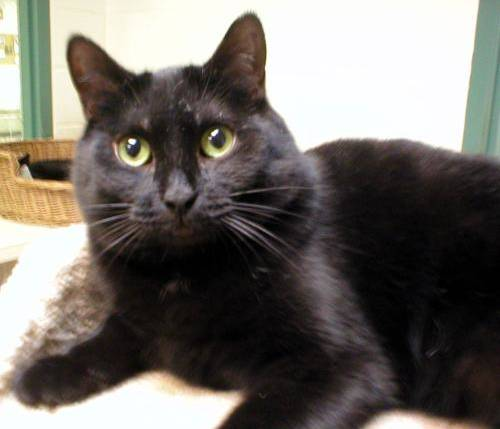
#> input picture Data_Science_and_Machine_Learning/Machine_Learing/Supervised_ML/Image_Classification/images/cats/cat.174.jpg, 500 x 429 px; its folder holds only this picture in this run
$ jupyter execute --allow-errors 'Image Classification.ipynb'
#> lines starting #> are read from the running program, lines starting #| are printed output that depends on the picture
#> further down, img is the input picture: shape (429, 500, 3); mean B, G, R 104.6, 110.4, 115.4
#> `rgb_img=cv2.resize(rgb_img,(32,32))`:
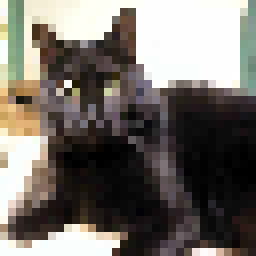
#> rgb_img: shape (32, 32, 3) (shown 8 times larger); mean R, G, B 115.5, 110.4, 104.4
### Multiclass Classification Project

Learning Goals
- How to read different size images from a directory?
- How to implement One-vs-one scheme for Multiclass classification?
- How to use SVM for image classifcation?

## Dataset Preparation

[cell 1]
import numpy as np
import os
from pathlib import Path
import cv2

[cell 2]
import matplotlib.pyplot as plt

[cell 3]
p = Path("../images/")

dirs = p.glob("*")

labels_dict = {"cat":0,"dog":1,"horse":2,"human":3}

image_data = []
labels = []

#> (the rest of this cell did not finish here and is left out)

[cell 4]
# Convert this into numpy array
image_data = np.array(image_data,dtype='float32')/255.0
labels = np.array(labels)

print(image_data.shape,labels.shape)
#| (1, 32, 32, 3) (0,)

### Randomly Shuffle our Data!

[cell 5]
import random

combined = list(zip(image_data,labels))
#> combined = []
random.shuffle(combined)

#Unzip
#> (the rest of this cell did not finish here and is left out)

### Visualise this data!

[cell 6]
from matplotlib import pyplot as plt

def drawImg(img):
    plt.imshow(img)
    plt.axis("off")
    plt.show()
    return

#> (the rest of this cell did not finish here and is left out)

## SVM Classifier

[cell 7]
class SVM:
    """SVM Class, Author : Prateek Narang"""
    def __init__(self,C=1.0):
        self.C = C
        self.W = 0
        self.b = 0

    # [66 lines left out: functions hingeLoss, fit, not called in this run]

## We need to convert data for One-for-One classifcation!

[cell 8]
M = image_data.shape[0]
#> M = 1
image_data = image_data.reshape(M,-1)
print(image_data.shape)
#| (1, 3072)
print(labels.shape)

[cell 9]
CLASSES = len(np.unique(labels))
print(CLASSES)

[cell 10]
def classWiseData(x,y):
    data = {}

    for i in range(CLASSES):
        data[i] = []

    for i in range(x.shape[0]):
        data[y[i]].append(x[i])

    for k in data.keys():
        data[k] = np.array(data[k])

    return data

#> (a cell that did not finish here is left out)

#> (a cell that did not finish here is left out)

[cell 13]
"""print(data[0].shape)
print(data[1].shape[0])
print(data[2].shape[0])
print(data[3].shape[0])
"""

[cell 14]
# [18 lines left out: function getDataPairForSVM, not called in this run]

## Training  NC2 SVM's Part!

[cell 15]
mySVM  = SVM()
#> (the rest of this cell did not finish here and is left out)

[cell 16]
def trainSVMs(x,y):

    svm_classifiers = {}
    for i in range(CLASSES):
        svm_classifiers[i] = {}
        for j in range(i+1,CLASSES):
            xpair,ypair = getDataPairForSVM(data[i],data[j])
            wts,b,loss = mySVM.fit(xpair,ypair,learning_rate=0.00001,maxItr=1000)
            svm_classifiers[i][j] = (wts,b)

            plt.plot(loss)
            plt.show()


    return svm_classifiers

[cell 17]
svm_classifiers = trainSVMs(image_data,labels)
#> svm_classifiers = 0 items

#> (a cell that did not finish here is left out)

#> (a cell that did not finish here is left out)

## Prediction

[cell 20]
# [6 lines left out: function binaryPredict, not called in this run]

[cell 21]
def predict(x):

    count = np.zeros((CLASSES,))

    for i in range(CLASSES):
        for j in range(i+1,CLASSES):
            w,b = svm_classifiers[i][j]
            #Take a majority prediction
            z = binaryPredict(x,w,b)

            if(z==1):
                count[j] += 1
            else:
                count[i] += 1
#> after the loop, count = empty array

    final_prediction = np.argmax(count)
    #print(count)
    return final_prediction

#> (a cell that did not finish here is left out)

[cell 23]
def accuracy(x,y):

    count = 0
    for i in range(x.shape[0]):
        prediction = predict(x[i])
        if(prediction==y[i]):
            count += 1
#> after the loop, count = 0

    return count/x.shape[0]

#> (a cell that did not finish here is left out)

## Improving accuracy

[cell 25]
#Alter the values of learning rate and max iterations to improve accuracy
mySVM  = SVM()

$ run again, on Data_Science_and_Machine_Learning/Machine_Learing/Supervised_ML/Image_Classification/images/dogs/dog.143.jpg
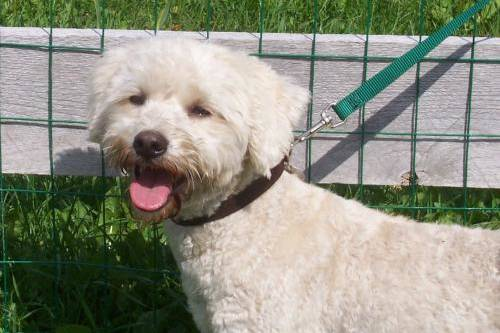
#> input picture Data_Science_and_Machine_Learning/Machine_Learing/Supervised_ML/Image_Classification/images/dogs/dog.143.jpg, 500 x 333 px
#> img is the input picture: shape (333, 500, 3); mean B, G, R 129.5, 144, 142.7
#> `rgb_img=cv2.resize(rgb_img,(32,32))`:
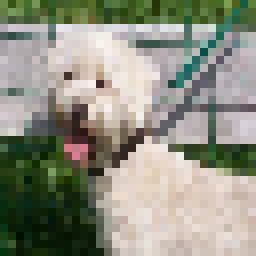
#> rgb_img: shape (32, 32, 3) (shown 8 times larger); mean R, G, B 142.6, 143.7, 129.4
#| (1, 32, 32, 3) (0,)
#> combined = []
#| (1, 3072)
#> svm_classifiers = 0 items
#> after the loop in predict, `for i in range(CLASSES):`: count = empty array
#> after the loop in accuracy, `for i in range(x.shape[0]):`: count = 0

$ run again, on Data_Science_and_Machine_Learning/Machine_Learing/Supervised_ML/Image_Classification/images/cats/cat.189.jpg
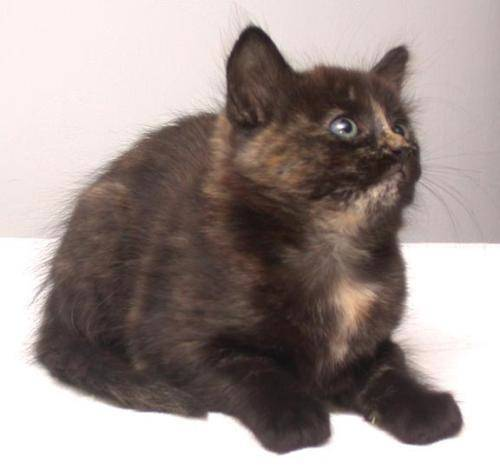
#> input picture Data_Science_and_Machine_Learning/Machine_Learing/Supervised_ML/Image_Classification/images/cats/cat.189.jpg, 500 x 469 px
#> img is the input picture: shape (469, 500, 3); mean B, G, R 143.9, 146.8, 159.3
#> `rgb_img=cv2.resize(rgb_img,(32,32))`:
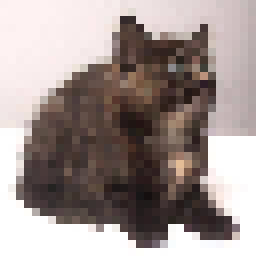
#> rgb_img: shape (32, 32, 3) (shown 8 times larger); mean R, G, B 159.5, 147.1, 144.1
#| (1, 32, 32, 3) (0,)
#> combined = []
#| (1, 3072)
#> svm_classifiers = 0 items
#> after the loop in predict, `for i in range(CLASSES):`: count = empty array
#> after the loop in accuracy, `for i in range(x.shape[0]):`: count = 0
